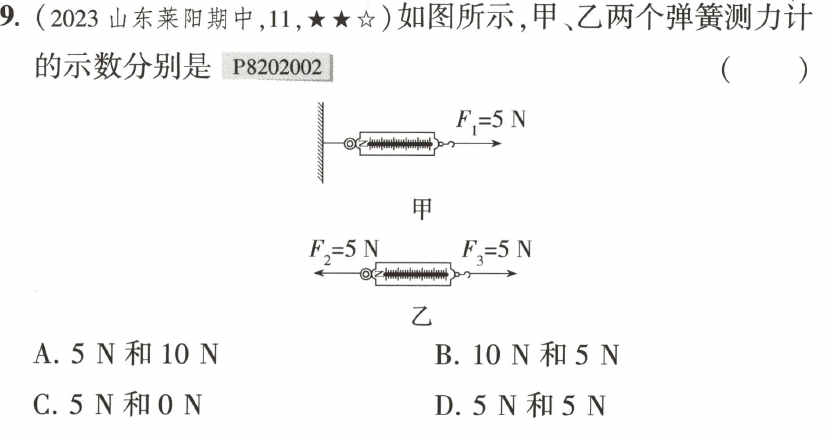
#> input picture question_q1_q9.png, 833 x 440 px
$ python -i exam_paper_parser.py   (imports and definitions only)
#> lines starting #> are read from the running program, lines starting #| are printed output that depends on the picture
#> further down, picture is the input picture: PIL image 833x440 RGB; mean R, G, B 247.7, 247.6, 247.4
#!/usr/bin/env python3
from __future__ import annotations

import argparse
import json
from dataclasses import asdict, dataclass, field
import re
import shutil
import subprocess
import sys
import time
import tempfile
import xml.etree.ElementTree as ET
from statistics import mean
from pathlib import Path
from typing import Iterable, Sequence

import cv2
import numpy as np
from PIL import Image, ImageDraw, ImageFont


DEFAULT_DPI = 180
SOFT_BINARY_MAX_THRESHOLD = 205
PDF_POINTS_PER_INCH = 72.0


@dataclass(frozen=True)
class Rect:
    x_min: float
    y_min: float
    x_max: float
    y_max: float


@dataclass(frozen=True)
class PixelRect:
    left: int
    top: int
    right: int
    bottom: int


@dataclass(frozen=True)
class Line:
    text: str
    rect: Rect


@dataclass(frozen=True)
class Anchor:
    question_no: str
    text: str
    rect: Rect


@dataclass(frozen=True)
class QuestionPart:
    anchor_text: str
    rect: Rect
    column: int
    index_in_page: int


@dataclass(frozen=True)
class Question:
    question_no: int
    part_ids: list[int]
    text: str


@dataclass(frozen=True)
class Column:
    index: int
    rect: Rect
    start_x: float


@dataclass(frozen=True)
class PageLayout:
    question_parts: list[QuestionPart]
    columns: list[Column]
    is_exam_page: bool
    reasons: list[str]


@dataclass(frozen=True)
class DocumentInfo:
    original_file_name: str
    page_count: int


@dataclass(frozen=True)
class PageInfo:
    page_no: int
    width: float
    height: float
    pixel_width: int
    pixel_height: int
    lines: list[Line]
    layout: PageLayout
    questions: list[Question] = field(default_factory=list)


# [186 lines left out: functions draw_rects_on_image, pdf_rect_to_pixel_rect, pixel_rect_to_pdf_rect, largest_true_rectangle, find_largest_blank_rect_in_rect, find_blank_y_intervals_in_rect, not called in this run]


class ExamPaper:
    # [7 lines left out: function __init__, not called in this run]

    @property
    def document_path(self) -> Path:
        return self.work_dir / "paper.pdf"

    @property
    def debug_dir(self) -> Path:
        return self.work_dir / "debug"

    @property
    def dpi(self) -> int:
        return self._dpi

    def _document_info_path(self) -> Path:
        return self.work_dir / "document_info.json"

    def get_page_dir(self, page_no: int) -> Path:
        return self.work_dir / f"p{page_no}"

    def _page_manifest_path(self, page_no: int) -> Path:
        return self.get_page_dir(page_no) / "manifest.json"

    @property
    def scale_x(self) -> float:
        return self._dpi / PDF_POINTS_PER_INCH

    @property
    def scale_y(self) -> float:
        return self._dpi / PDF_POINTS_PER_INCH

    def pdf_rect_to_pixel_rect(self, rect: Rect) -> PixelRect:
        return pdf_rect_to_pixel_rect(rect, self.scale_x, self.scale_y)

    def pixel_rect_to_pdf_rect(self, rect: PixelRect) -> Rect:
        return pixel_rect_to_pdf_rect(rect, self.scale_x, self.scale_y)

    # [29 lines left out: functions save_document, save_page_binary_image, save_page_raw_image, not called in this run]

    def _raw_image_path(self, page_no: int) -> Path:
        return self.get_page_dir(page_no) / "raw.png"

    def _binary_image_path(self, page_no: int) -> Path:
        return self.get_page_dir(page_no) / "soft_binary.png"

    # [33 lines left out: functions _load_raw_images, _load_document_info, not called in this run]

    @property
    def document_info(self) -> DocumentInfo | None:
        return self._document_info

    # [307 lines left out: functions _page_layout_from_dict, _page_info_from_dict, _load_page_layouts, save_page_info, get_page_info, find_question_parts and 7 more, not called in this run]


def run_cmd(args: list[str]) -> str:
    proc = subprocess.run(args, check=True, capture_output=True, text=True)
    return proc.stdout


def strip_ns(tag: str) -> str:
    return tag.rsplit("}", 1)[-1]


# [544 lines left out: functions make_output_dir_name, create_output_dir, get_total_pages, parse_bbox_page, find_question_anchors, extract_question_no and 11 more, not called in this run]


def create_soft_binary_image(raw_image: Image) -> np.ndarray:
    page_gray = np.asarray(raw_image.convert("L"))
    otsu_threshold, _ = cv2.threshold(
        page_gray,
        0,
        255,
        cv2.THRESH_BINARY_INV + cv2.THRESH_OTSU,
    )
#> otsu_threshold = 176
    effective_threshold = int(min(otsu_threshold, SOFT_BINARY_MAX_THRESHOLD))
#> effective_threshold = 176
    processed = page_gray < effective_threshold
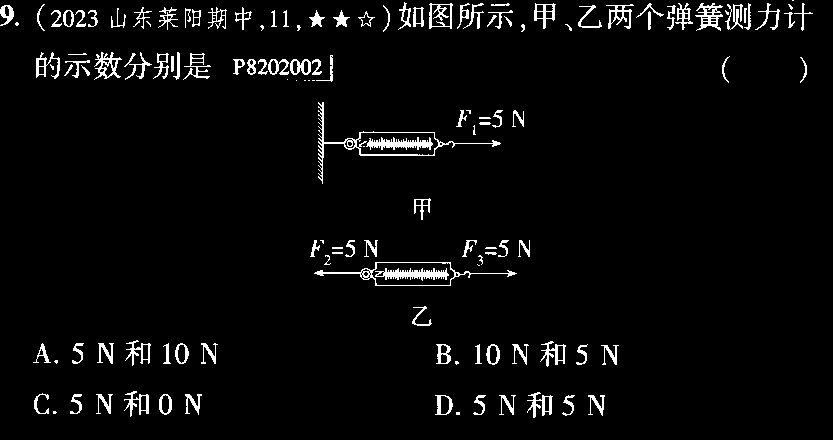
#> processed: shape (440, 833) bool; 3.8% white in thin lines or dots

    num_labels, labels, stats, _ = cv2.connectedComponentsWithStats(
        processed.astype(np.uint8),
        connectivity=8,
    )
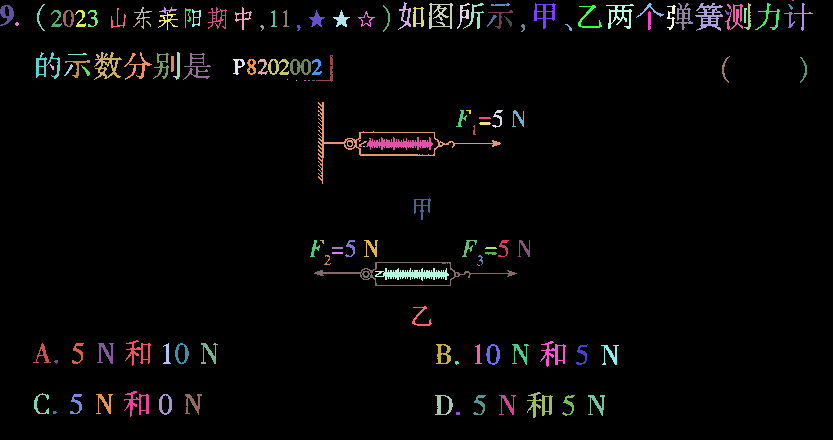
#> labels: shape (440, 833) int32; 138 distinct labels, from 0 to 137; one colour per label, 0 black
#> num_labels = 138; stats = 138 rows, first 6: [0, 0, 833, 440, 352737], [792, 0, 2, 1, 2], [398, 2, 13, 28, 121], [429, 3, 24, 26, 262], [457, 3, 13, 26, 98], [463, 3, 21, 26, 132]
    cleaned = np.zeros_like(processed, dtype=np.uint8)
    for label_id in range(1, num_labels):
        width_i = int(stats[label_id, cv2.CC_STAT_WIDTH])
        height_i = int(stats[label_id, cv2.CC_STAT_HEIGHT])
        area = width_i * height_i
        if area >= 2 or width_i >= 2 or height_i >= 2:
            cleaned[labels == label_id] = 1
#> this loop made 137 passes
#> (width_i, height_i, area) on passes 2 to 13: (13, 28, 364), (24, 26, 624), (13, 26, 338), (21, 26, 546), (19, 3, 57), (22, 26, 572), (28, 15, 420), (18, 27, 486), (28, 28, 784), (7, 27, 189), (25, 27, 675), (19, 28, 532)
#> cleaned: shape (440, 833); values 0 (black) and 1 (white), 3.8% white in thin lines or dots

    return ~cleaned.astype(bool)
#> returned value: shape (440, 833) bool; 96.2% white; black in thin lines or dots


# [318 lines left out: functions render_page_image, parse_exam_paper, parse_exam_paper_from_dir, parse_output_target, question_output_payload, question_png_path and 6 more, not called in this run]


# [2 lines not run here, left out]

>>> from PIL import Image
>>> picture = Image.open('../question_q1_q9.png')
>>> result = create_soft_binary_image(picture)
